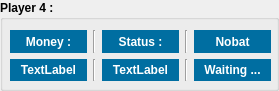
   <widget class="QGroupBox" name="groupBox_player4">
    <property name="geometry">
     <rect>
      <x>1500</x>
      <y>390</y>
      <width>279</width>
      <height>91</height>
     </rect>
    </property>
    <property name="font">
     <font>
      <pointsize>9</pointsize>
      <weight>75</weight>
      <bold>true</bold>
     </font>
    </property>
    <property name="title">
     <string>Player 4 :</string>
    </property>
    <widget class="QWidget" name="gridLayoutWidget_4">
     <property name="geometry">
      <rect>
       <x>10</x>
       <y>30</y>
       <width>261</width>
       <height>51</height>
      </rect>
     </property>
     <layout class="QGridLayout" name="gridLayout_4">
      <item row="1" column="1">
       <widget class="Line" name="line_26">
        <property name="orientation">
         <enum>Qt::Vertical</enum>
        </property>
       </widget>
      </item>
      <item row="1" column="0">
       <widget class="QLabel" name="label_money_player4">
        <property name="styleSheet">
         <string notr="true">background-color:rgb(0, 110, 161);
color:rgb(255, 255, 255)
</string>
        </property>
        <property name="text">
         <string>TextLabel</string>
        </property>
        <property name="alignment">
         <set>Qt::AlignCenter</set>
        </property>
       </widget>
      </item>
      <item row="0" column="2">
       <widget class="QLabel" name="label_51">
        <property name="font">
         <font>
          <pointsize>9</pointsize>
         </font>
        </property>
        <property name="styleSheet">
         <string notr="true">background-color:rgb(0, 110, 161);
color:rgb(255, 255, 255)
</string>
        </property>
        <property name="text">
         <string>Status :</string>
        </property>
        <property name="alignment">
         <set>Qt::AlignCenter</set>
        </property>
       </widget>
      </item>
      <item row="1" column="2">
       <widget class="QLabel" name="label_status_player4">
        <property name="styleSheet">
         <string notr="true">background-color:rgb(0, 110, 161);
color:rgb(255, 255, 255)
</string>
        </property>
        <property name="text">
         <string>TextLabel</string>
        </property>
        <property name="alignment">
         <set>Qt::AlignCenter</set>
        </property>
       </widget>
      </item>
      <item row="0" column="4">
       <widget class="QLabel" name="label_53">
        <property name="font">
         <font>
          <pointsize>9</pointsize>
         </font>
        </property>
        <property name="styleSheet">
         <string notr="true">background-color:rgb(0, 110, 161);
color:rgb(255, 255, 255)
</string>
        </property>
        <property name="text">
         <string>Nobat</string>
        </property>
        <property name="alignment">
         <set>Qt::AlignCenter</set>
        </property>
       </widget>
      </item>
      <item row="0" column="1">
       <widget class="Line" name="line_21">
        <property name="orientation">
         <enum>Qt::Vertical</enum>
        </property>
       </widget>
      </item>
      <item row="1" column="3">
       <widget class="Line" name="line_28">
        <property name="orientation">
         <enum>Qt::Vertical</enum>
        </property>
       </widget>
      </item>
      <item row="1" column="4">
       <widget class="QLabel" name="label_nobat4">
        <property name="styleSheet">
         <string notr="true">background-color:rgb(0, 110, 161);
color:rgb(255, 255, 255)
</string>
        </property>
        <property name="text">
         <string>Waiting ...</string>
        </property>
        <property name="alignment">
         <set>Qt::AlignCenter</set>
        </property>
       </widget>
      </item>
      <item row="0" column="3">
       <widget class="Line" name="line_27">
        <property name="orientation">
         <enum>Qt::Vertical</enum>
        </property>
       </widget>
      </item>
      <item row="0" column="0">
       <widget class="QLabel" name="label_52">
        <property name="font">
         <font>
          <pointsize>9</pointsize>
         </font>
        </property>
        <property name="styleSheet">
         <string notr="true">background-color:rgb(0, 110, 161);
color:rgb(255, 255, 255)
</string>
        </property>
        <property name="text">
         <string>Money :</string>
        </property>
        <property name="alignment">
         <set>Qt::AlignCenter</set>
        </property>
       </widget>
      </item>
     </layout>
    </widget>
   </widget>
